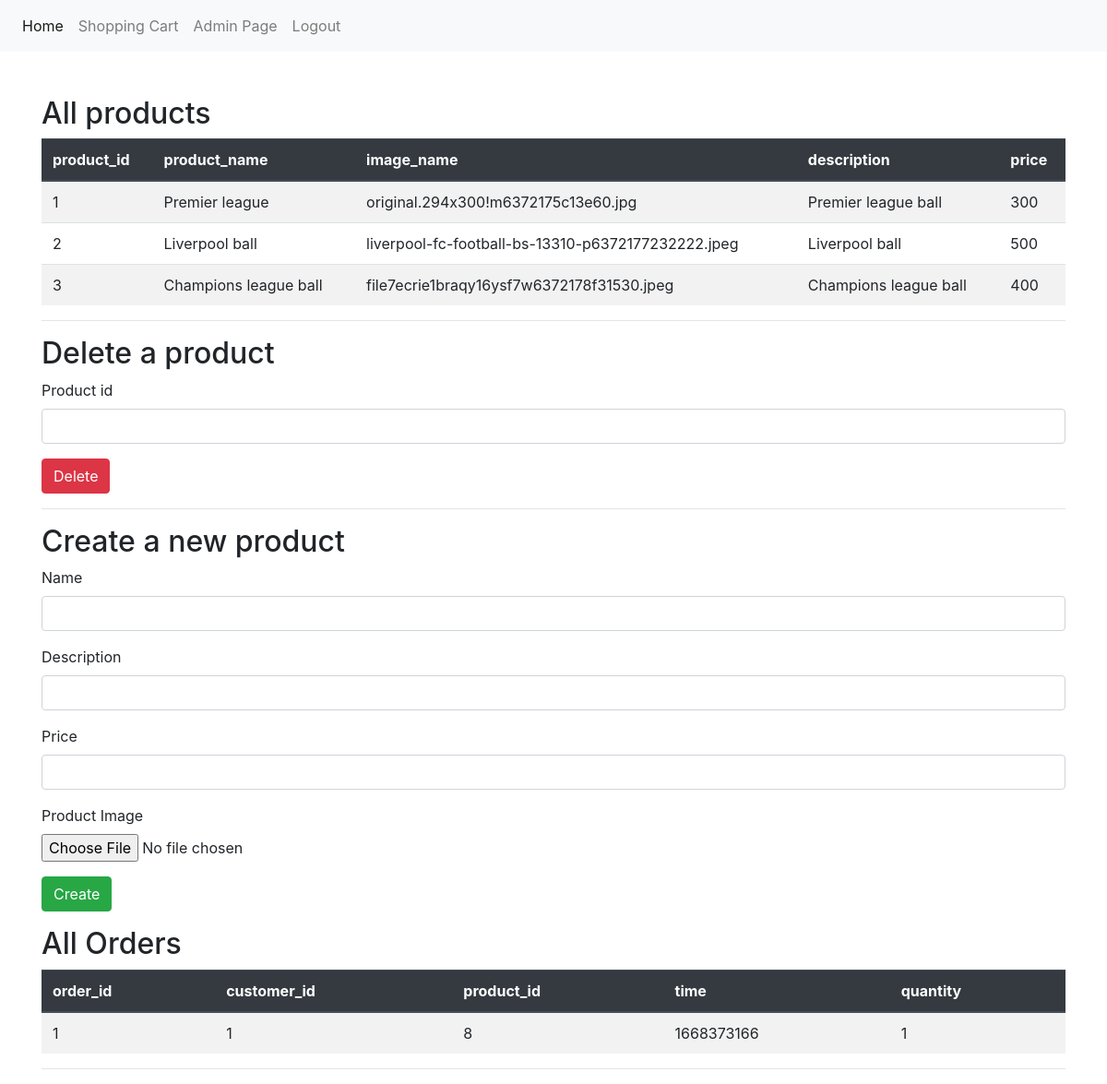
The app's page /adminPage.php (signed in) with its own data.
### tables this page shows
CREATE TABLE `products` (
  `product_id` int(11) NOT NULL,
  `product_name` varchar(32) DEFAULT NULL,
  `image_name` varchar(64) DEFAULT NULL,
  `description` varchar(256) DEFAULT NULL,
  `price` int(11) DEFAULT NULL
);

CREATE TABLE `orders` (
  `order_id` int(11) NOT NULL,
  `customer_id` varchar(32) DEFAULT NULL,
  `product_id` int(11) DEFAULT NULL,
  `time` int(20) DEFAULT NULL,
  `quantity` int(3) DEFAULT NULL
);

### classes/class_User.php (called while the page is built, shortened)
<?php
class User extends Database
{
    function isLoggedIn()
    {
        if (isset($_SESSION['username']) && !empty($_SESSION['username'])) {
            return true;
        }
        return false;
    }
    function isAdmin()
    {
        if ($this->isLoggedIn() && $_SESSION['role'] == 0) {
            return true;
        }
        return false;
    }
}

### functions.php (the view, shortened to what this page needs)
<?php
require_once "classes/class_User.php";
function getHeader()
{
    echo '<link rel="stylesheet" href="https://cdn.jsdelivr.net/npm/bootstrap@4.6.2/dist/css/bootstrap.min.css">';
    echo '<link rel="stylesheet" href="style/main.css">';
}
function displayNavBar()
{
    $user = new User();
    echo '<nav class="navbar navbar-expand-lg navbar-light bg-light">';
    echo '<div class="collapse navbar-collapse" id="navbarSupportedContent">';
    echo '<ul class="navbar-nav mr-auto">';
    echo '<li class="nav-item active"><a href="index.php" class="nav-link">Home</a>';
    if (checkIfItemInCart()) {
        $items = getFromFile('shoppingCart.json');
        $cnt = count($items);
        echo "<li class='nav-item'><a href='shoppingCart.php' class='nav-link'>Shopping Cart ($cnt)</a>  ";
    } else {
        echo '<li class="nav-item"><a href="shoppingCart.php" class="nav-link">Shopping Cart</a>';
    }
    if ($user->isAdmin()) {
        echo '<li class="nav-item"><a href="adminPage.php" class="nav-link">Admin Page</a>';
    }
    if ($user->isLoggedIn()) {
        echo '<li class="nav-item"><a href="logout.php" class="nav-link">Logout</a>';
    } else {
        echo '<li class="nav-item"><a href="login.php" class="nav-link">Sign in</a>';
    }
    echo
        '</ul>';
    echo '</div>';
    echo "</nav>";
}
function createTable($resArray)
{
    echo '<table class="table table-striped">';
    $isFirstRow = false;
    foreach ($resArray as $item) {
        if ($isFirstRow == FALSE) {
            echo  '<thead class="thead-dark">';
            echo "<tr>";
            foreach ($item as $key => $value) {
                echo "<th> $key </th>";
            }
            echo "</thead>";
            echo "<tr>";
            foreach ($item as $key => $value) {
                echo "<td> $value </td>";
            }
            echo "</tr>";
            $isFirstRow = TRUE;
        } else {
            echo "<tr>";
            foreach ($item as $key => $value) {
                echo "<td> $value </td>";
            }
            echo "</tr>";
        }
    }
    echo "</table>";
}
function checkIfItemInCart()
{
    return isset($_COOKIE['cart']);
}

### records on screen
products: key "product_id", key "product_name", key "image_name", key "description", key "price", product_id "1", product_name "Premier league", image_name "original.294x300!m6372175c13e60.jpg", description "Premier league ball", price "300"
products: product_id "2", product_name "Liverpool ball", image_name "liverpool-fc-football-bs-13310-p6372177232222.jpeg", description "Liverpool ball", price "500"
products: product_id "3", product_name "Champions league ball", image_name "file7ecrie1braqy16ysf7w6372178f31530.jpeg", description "Champions league ball", price "400"
orders: key "order_id", key "customer_id", key "product_id", key "time", key "quantity", order_id "1", customer "1", product "8", time "1668373166", quantity "1"
